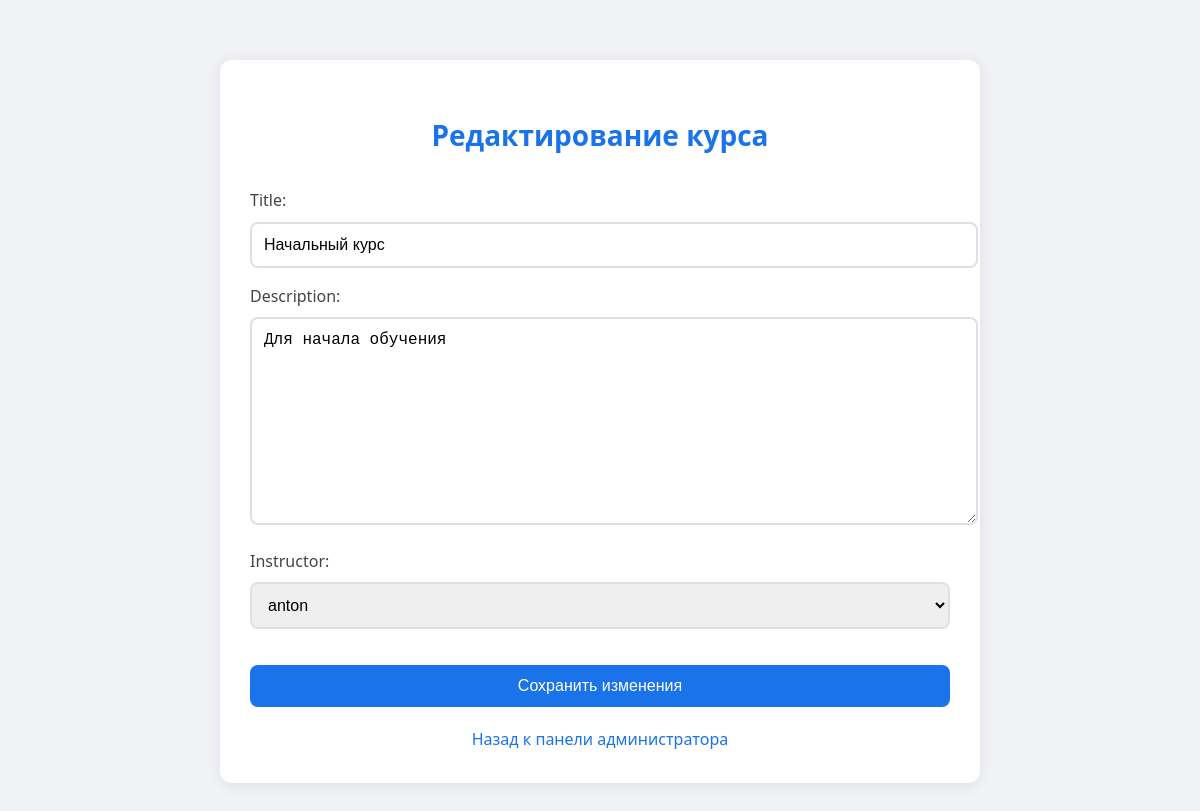
/course/2/edit/ (signed in), run on the app's committed database.
### training/models.py (models this page shows, shortened)
class Course(models.Model):
    title = models.CharField(max_length=200)
    description = models.TextField()
    quiz = models.OneToOneField('Quiz', on_delete=models.SET_NULL, null=True, blank=True, related_name='related_course')
    created_at = models.DateTimeField(auto_now_add=True)
    instructor = models.ForeignKey(User, on_delete=models.SET_NULL, null=True, related_name='courses')

### training/views.py (the view)
# urls.py: path('course/<int:course_id>/edit/', views.edit_course, name='edit_course'),
@login_required
def edit_course(request, course_id):
    course = get_object_or_404(Course, id=course_id)
    if request.method == 'POST':
        form = CourseForm(request.POST, instance=course)
        if form.is_valid():
            form.save()
            return redirect('admin_dashboard')  # Возвращаемся на панель администратора после сохранения
    else:
        form = CourseForm(instance=course)
    return render(request, 'training/edit_course.html', {'form': form})

### training/forms.py
class CourseForm(forms.ModelForm):
    class Meta:
        model = Course
        fields = ['title', 'description', 'instructor']  # Указываем поля, которые будут в форме
        widgets = {
            'title': forms.TextInput(attrs={'class': 'form-control', 'placeholder': 'Введите название курса'}),
            'description': forms.Textarea(attrs={'class': 'form-control', 'placeholder': 'Описание курса'}),
            'instructor': forms.Select(attrs={'class': 'form-control'}),
        }

### training/templates/training/edit_course.html (shortened to what this page needs)
<!DOCTYPE html>
<html lang="ru">
<head>
</head>
<body>
<div class="container">
    <h2>Редактирование курса</h2>
    <form method="post">
        {{ form.as_p }}
        <button type="submit">Сохранить изменения</button>
    </form>
    <a href="{% url 'admin_dashboard' %}">Назад к панели администратора</a>
</div>
</body>
</html>

### training/templates/training/edit_course.html (style rules this page uses)
body { font-family: 'Segoe UI', system-ui, -apple-system, sans-serif; background-color: #f0f2f5; margin: 0; padding: 20px; line-height: 1.6; }
.container { max-width: 700px; margin: 40px auto; padding: 30px; border-radius: 12px; background-color: white; box-shadow: 0 2px 15px rgba(0, 0, 0, 0.08); }
h2 { text-align: center; color: #1a73e8; margin-bottom: 30px; font-size: 28px; }
label { font-weight: 500; margin-bottom: 8px; display: block; color: #444; font-size: 16px; }
.form-control { width: 100%; padding: 12px; font-size: 16px; border: 2px solid #e0e0e0; border-radius: 8px; transition: border-color 0.3s ease; }
button { padding: 12px 24px; font-size: 16px; color: white; background-color: #1a73e8; border: none; border-radius: 8px; cursor: pointer; transition: background-color 0.3s ease; width: 100%; margin-top: 20px; }
a { display: block; text-align: center; margin-top: 20px; color: #1a73e8; text-decoration: none; font-weight: 500; }

### data on the page
Course: title "Начальный курс", description "Для начала обучения", instructor "anton"
